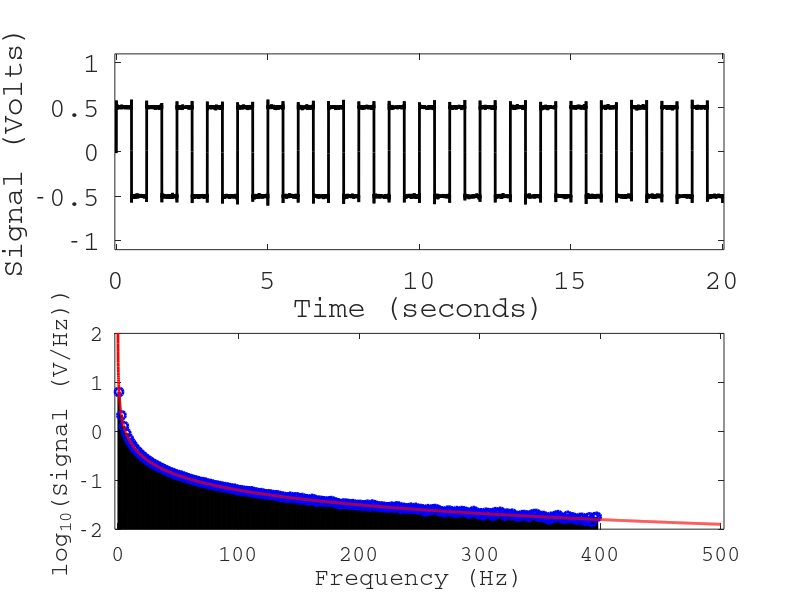

MATLAB code to generate this figure:
clear;
close;
home;

%functions
%n is a constant
function retval = sinn_An(n,x)
	An = 2.0/pi/n;
	retval = An*sin(2.0*pi*n.*x);
endfunction

%The full series
function retval = fourier_square(n,x)
	retval = 0.5;
	for i=[0:n]
		retval = retval+sinn_An(2*i+1,x);
	endfor
endfunction

%dsp parameters for x-axis:
fs = 1000.0; %Hz
f_0 = 1; %Hz
T = 20.0; %Total time (1 sec)
dt = 1/fs;
df = 1/T;
f = transpose([0:df:fs/2]);
t = transpose([0.0:dt:T-dt]);
N = length(t)/2;
%dsp parameters for y-axis:
amplitude = 1.0;
n_modes = 300;
noise_sigma = 0.01;
noise = randn(size(t))*noise_sigma;
y = amplitude*fourier_square(n_modes,t*f_0)+noise;
y = y-mean(y);
Y = sqrt(conj(fft(y)).*fft(y));

%Check Parseval's theorem
%sum(y.^2)
%sum(Y.^2)/length(t)

Y_R = Y(1:length(f))*dt;
Y_L = Y(length(f)-1:end)*dt;

%Plotting section
figure(1, 'position',[0,0,1000,1000]);
subplot(2,1,1);
plot(t,y,'color','black','linewidth',2.0);
xlabel('Time (seconds)','fontname','Courier','fontsize',16);
ylabel('Signal (Volts)','fontname','Courier','fontsize',16);
set(gca(),'fontname','Courier','fontsize',20);
axis([0-dt*50 T+dt*50 -amplitude*1.1 amplitude*1.1]);
subplot(2,1,2);
hold on;
plot(f,log10(Y_R),'color','black','linewidth',2.0);
plot(f,log10(flipud(Y_L)),'o','color','blue','linewidth',2.0);
axis([0-df*50 fs/2+df*50 -2 2]);
plot(f,log10(2.0*pi./(f/f_0)),'color','red','linewidth',2.0);
xlabel('Frequency (Hz)','fontname','Courier','fontsize',16);
ylabel('log_{10}(Signal (V/Hz))','fontname','Courier','fontsize',16);
set(gca(),'fontname','Courier','fontsize',16);
%hl = legend('Signal+Noise (Positive frequencies)','Signal+Noise (Negative frequencies)','2pi/(f/f_0)','location','north');
%set(hl,'fontname','Courier','fontsize',10,'box','off');
box on;

%Printint to PDF
print -dpdf "octave1.pdf"
